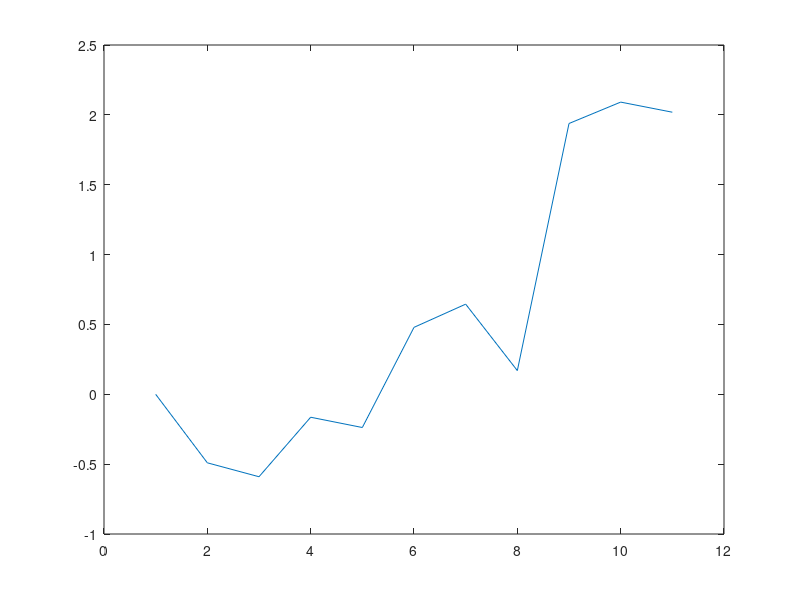

The MATLAB script that drew this image:
%randomwalk
nsteps=20;
timepts=1:.1:2;

forwardspeed=.3;
noise=0.8;

stepsize=5;

footposition=0;
for i=2:length(timepts)
footposition(i)=footposition(i-1) + ...
                forwardspeed + ...
                (noise * randn(1, 1));
end

plot(footposition)

